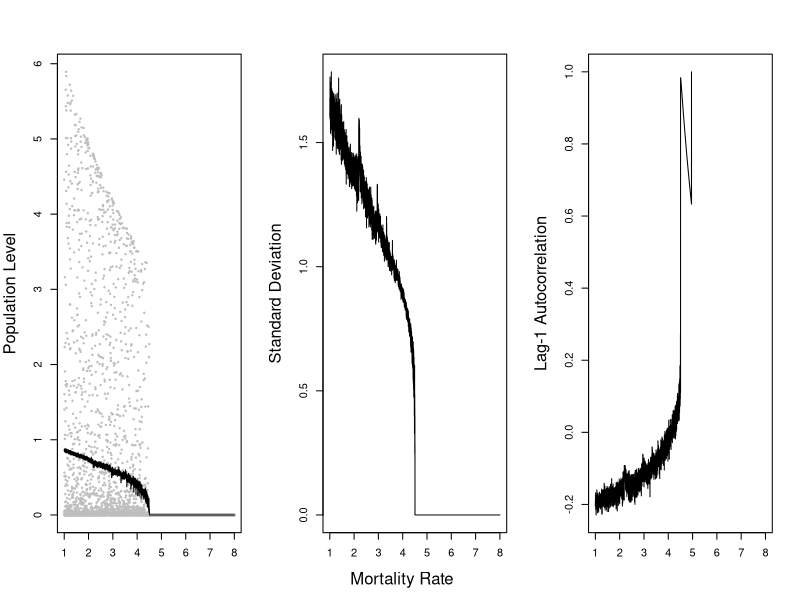
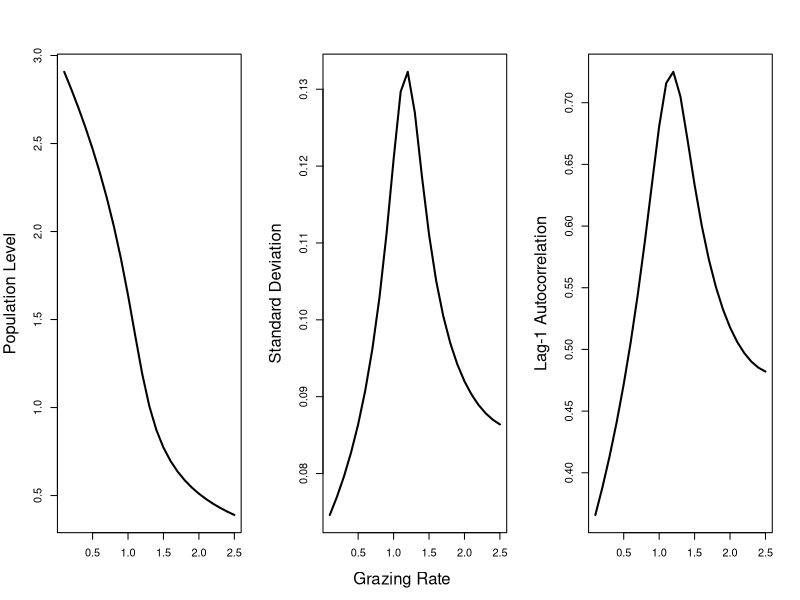

Reproduce these figures in R, in order.
# Code to generate two example figures for early warning review

require(plyr)

s.model <- function(x, r, sK, m) {

  x1 <- x * exp(r * (1-x) - m / (1+ sK*x))
  return(x1)
  }

m <- seq(1,8,by=0.001)
r <- 4.5
sK <- 16
x0 <- runif(length(m))
T <- 1000
X <- matrix(NA, nrow=T+1, ncol=length(m))
X[1,] <- x0

for (i in 1:T) {
  
  X[i+1,] <- s.model(X[i,], r, sK, m)
  
  }

schreiber.stats <- adply(1:length(m), 1, function(x) data.frame(
  m=m[x],
  mean=mean(X[800:1001,x]),
  SD=sd(X[800:1001,x] - mean(X[800:1001,x])),
  AR1=acf(X[800:1001,x], lag.max=1, plot=FALSE)$acf[2]
  ))

pdf("schreiber-fig.pdf", onefile = FALSE, paper = "special", width=5, height=2.5)
par(mfrow=c(1,3), cex.lab=1.5, oma=c(0,0.25,0,0))
plot(m, X[1001,], pch=19, cex=0.3, xlab = "", ylab="Population Level", col="grey")
lines(schreiber.stats$m, schreiber.stats$mean, type="l")
plot(schreiber.stats$m, schreiber.stats$SD, type="l", ylab="Standard Deviation", xlab="")
plot(schreiber.stats$m, schreiber.stats$AR1, type="l", ylab="Lag-1 Autocorrelation", xlab="")
mtext("Mortality Rate", side=1, outer=T, padj=-2)
dev.off()



k.model <- function(V, parms) {

  r = parms[["r"]]
  K = parms[["K"]]
  c = parms[["c"]]
  V0 = parms[["V0"]]
  dt = parms[["dt"]]
  sigma = parms[["sigma"]]
    
  dVdt <- r*V*(1- V/K) - c*(V^2)/(V^2 + V0^2)
  
  V1 <- V + dVdt*dt + sigma*rnorm(1,mean=0,sd=sqrt(dt))
  
  }


dt <- 0.01
T <- 300
cs <- seq(0.1,2.5,0.1)
parms <- list(K=3,r=1,V0=1, c=cs, sigma=0.1, dt=dt)
Vout <- matrix(NA, nrow=(T/dt)+1, ncol=length(cs))
Vout[1,] <- parms[["V0"]]
for(i in 1:(nrow(Vout)-1)) {
  Vout[i+1,] <- k.model(Vout[i,], parms)
  }

Vout <- Vout[seq(nrow(Vout)-200*(1/dt),nrow(Vout),length.out=200),]
kefi.stats <- adply(1:length(cs), 1, function(x) data.frame(
  c=cs[x],
  mean=mean(Vout[,x]),
  SD=sd(Vout[,x] - mean(Vout[,x])),
  AR1=acf(Vout[,x], lag.max=1, plot=FALSE)$acf[2]
  ))

pdf("kefi-fig.pdf", onefile = FALSE, paper = "special", width=5, height=2.5)
par(mfrow=c(1,3), cex.lab=1.5, oma=c(0,0.25,0,0))
plot(kefi.stats$c, tail(Vout,1), xlab="", ylab="Population Level", type="l", lwd=2)
plot(kefi.stats$c, kefi.stats$SD, type="l", ylab="Standard Deviation", xlab="", lwd=2)
plot(kefi.stats$c, kefi.stats$AR1, type="l", ylab="Lag-1 Autocorrelation", xlab="", lwd=2)
mtext("Grazing Rate", side=1, outer=T, padj=-2)
dev.off()


